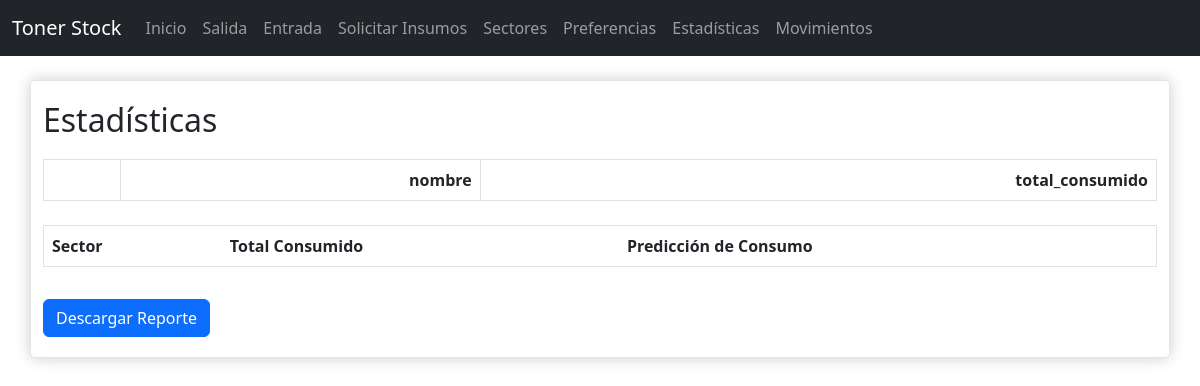
The app's page /statistics, older data.
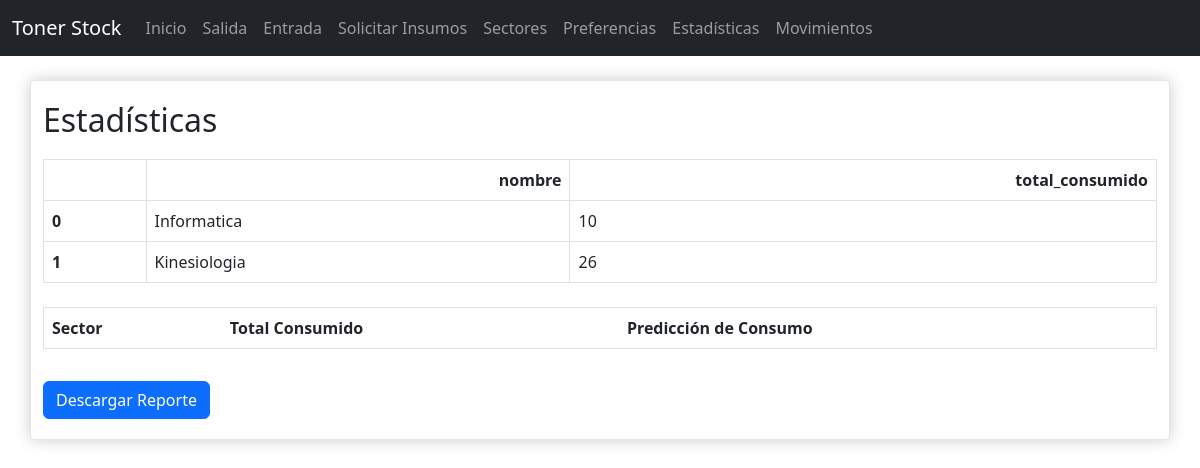
The same page, newer data.
### src/models.py (models this page shows)
class Sector(db.Model):
    id = db.Column(db.Integer, primary_key=True)
    nombre = db.Column(db.String(64), unique=True, nullable=False)
    duracion_predefinida = db.Column(db.Integer, nullable=False)

### src/app.py (the view)
@app.route('/statistics')
def statistics():
    consumos_por_sector = db.session.query(
        Sector.nombre, db.func.sum(Movement.cantidad).label('total_consumido')
    ).join(Movement).filter(Movement.tipo == 'Salida', Movement.reverted == False).group_by(Sector.nombre).all()
    df_consumos = pd.DataFrame(consumos_por_sector, columns=['nombre', 'total_consumido'])
    graph_html = df_consumos.to_html(classes='table table-bordered')
    return render_template('statistics.html', graph_html=graph_html)

### src/templates/statistics.html (shortened to what this page needs)
{% extends "base.html" %}
{% block content %}
<div class="container">
    <h2>Estadísticas</h2>
    <div id="graph" class="mb-4">
        {{ graph_html|safe }}
    </div>
    <table class="table">
        <thead>
            <tr>
                <th>Sector</th>
                <th>Total Consumido</th>
                <th>Predicción de Consumo</th>
            </tr>
        </thead>
    </table>
    <a href="{{ url_for('download_report') }}" class="btn btn-primary mt-3">Descargar Reporte</a>
</div>
{% endblock %}

Row changes from the older to the newer data that the page shows:
now on this page (row edited): Sector: nombre "nombre total_consumido 0 Informatica 10 1 Kinesiologia 26"
Text that changed along with them:
{{ graph_html|safe }}: "nombre total_consumido" → (not shown)
